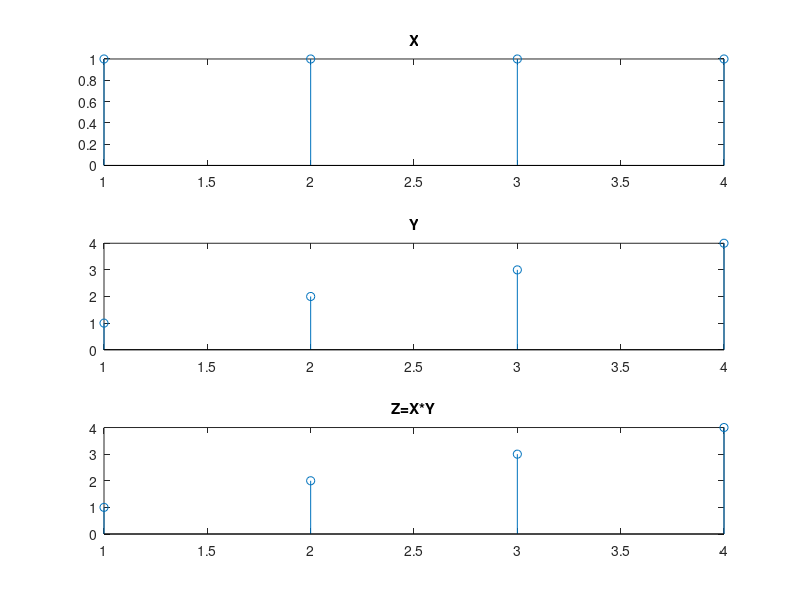

The MATLAB source for this figure:
%multiplication
x=[1 1 1 1];
subplot(3,1,1);
stem(x);
title('X');
y=[1 2 3 4];
subplot(3,1,2);
stem(y);
title('Y');
z=x.*y;
subplot(3,1,3);
stem(z);
title('Z=X*Y');